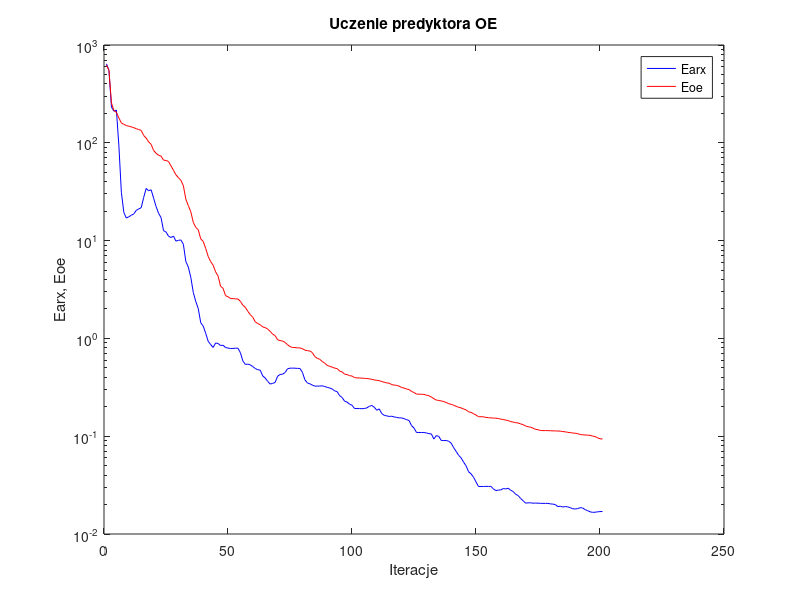
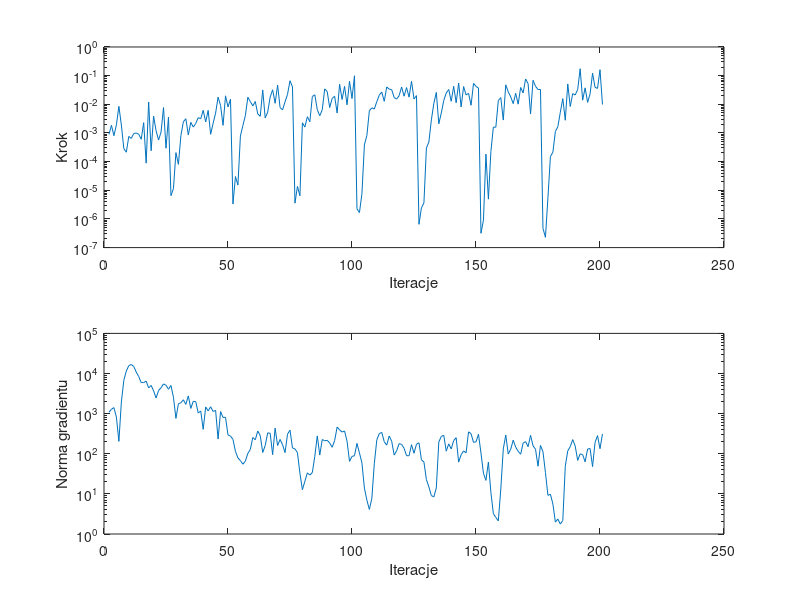

MATLAB code for these plots, in order:
%uczenie predyktora oe
clear all;
n=0; farx(n+1)=6.415284e+002; foe(n+1)=6.239208e+002; wspucz(n+1)=0.000000e+000; ng(n+1)=0.000000e+000;
%odnowa zmiennej metryki
n=1; farx(n+1)=5.488180e+002; foe(n+1)=5.505055e+002; krok(n+1)=8.898758e-004; ng(n+1)=1.078640e+003;
n=2; farx(n+1)=2.322902e+002; foe(n+1)=2.557334e+002; krok(n+1)=1.846469e-003; ng(n+1)=1.286221e+003;
n=3; farx(n+1)=2.103790e+002; foe(n+1)=2.130988e+002; krok(n+1)=8.011837e-004; ng(n+1)=1.414313e+003;
n=4; farx(n+1)=2.161848e+002; foe(n+1)=2.049016e+002; krok(n+1)=1.923079e-003; ng(n+1)=8.198351e+002;
n=5; farx(n+1)=9.316345e+001; foe(n+1)=1.794042e+002; krok(n+1)=8.494456e-003; ng(n+1)=2.036615e+002;
n=6; farx(n+1)=3.116018e+001; foe(n+1)=1.597028e+002; krok(n+1)=1.899828e-003; ng(n+1)=1.956209e+003;
n=7; farx(n+1)=1.938790e+001; foe(n+1)=1.543684e+002; krok(n+1)=2.834094e-004; ng(n+1)=6.802332e+003;
n=8; farx(n+1)=1.700137e+001; foe(n+1)=1.501289e+002; krok(n+1)=2.130969e-004; ng(n+1)=1.156451e+004;
n=9; farx(n+1)=1.751557e+001; foe(n+1)=1.479396e+002; krok(n+1)=7.581588e-004; ng(n+1)=1.570570e+004;
n=10; farx(n+1)=1.817495e+001; foe(n+1)=1.455408e+002; krok(n+1)=6.459813e-004; ng(n+1)=1.679430e+004;
n=11; farx(n+1)=1.873965e+001; foe(n+1)=1.429509e+002; krok(n+1)=9.589643e-004; ng(n+1)=1.492973e+004;
n=12; farx(n+1)=2.033497e+001; foe(n+1)=1.392128e+002; krok(n+1)=9.917166e-004; ng(n+1)=1.086642e+004;
n=13; farx(n+1)=2.109823e+001; foe(n+1)=1.368057e+002; krok(n+1)=9.064776e-004; ng(n+1)=8.384499e+003;
n=14; farx(n+1)=2.169373e+001; foe(n+1)=1.337580e+002; krok(n+1)=6.037139e-004; ng(n+1)=5.954421e+003;
n=15; farx(n+1)=2.760572e+001; foe(n+1)=1.187570e+002; krok(n+1)=2.293321e-003; ng(n+1)=5.950740e+003;
n=16; farx(n+1)=3.415921e+001; foe(n+1)=1.117383e+002; krok(n+1)=8.835935e-005; ng(n+1)=6.465767e+003;
n=17; farx(n+1)=3.231592e+001; foe(n+1)=1.021961e+002; krok(n+1)=1.204622e-002; ng(n+1)=4.368432e+003;
n=18; farx(n+1)=3.307594e+001; foe(n+1)=9.641064e+001; krok(n+1)=2.397411e-004; ng(n+1)=5.053994e+003;
n=19; farx(n+1)=2.718425e+001; foe(n+1)=8.358756e+001; krok(n+1)=3.856372e-003; ng(n+1)=3.696357e+003;
n=20; farx(n+1)=2.231230e+001; foe(n+1)=7.805621e+001; krok(n+1)=1.190370e-003; ng(n+1)=2.453824e+003;
n=21; farx(n+1)=1.905665e+001; foe(n+1)=7.462246e+001; krok(n+1)=5.653272e-004; ng(n+1)=3.773137e+003;
n=22; farx(n+1)=1.719912e+001; foe(n+1)=7.312833e+001; krok(n+1)=1.072587e-003; ng(n+1)=4.414077e+003;
n=23; farx(n+1)=1.264756e+001; foe(n+1)=6.650522e+001; krok(n+1)=7.702766e-003; ng(n+1)=5.508075e+003;
n=24; farx(n+1)=1.224261e+001; foe(n+1)=6.598564e+001; krok(n+1)=2.929807e-004; ng(n+1)=5.097987e+003;
n=25; farx(n+1)=1.111712e+001; foe(n+1)=6.438448e+001; krok(n+1)=3.544455e-003; ng(n+1)=4.051388e+003;
%odnowa zmiennej metryki
n=26; farx(n+1)=1.074911e+001; foe(n+1)=5.820985e+001; krok(n+1)=6.482851e-006; ng(n+1)=5.040781e+003;
n=27; farx(n+1)=1.112429e+001; foe(n+1)=5.236599e+001; krok(n+1)=1.143043e-005; ng(n+1)=2.571429e+003;
n=28; farx(n+1)=9.885779e+000; foe(n+1)=4.710398e+001; krok(n+1)=2.057254e-004; ng(n+1)=7.608008e+002;
n=29; farx(n+1)=1.005746e+001; foe(n+1)=4.404029e+001; krok(n+1)=8.027267e-005; ng(n+1)=1.755832e+003;
n=30; farx(n+1)=1.015399e+001; foe(n+1)=4.134847e+001; krok(n+1)=8.031637e-004; ng(n+1)=1.874997e+003;
n=31; farx(n+1)=9.185253e+000; foe(n+1)=3.638356e+001; krok(n+1)=2.456077e-003; ng(n+1)=2.217243e+003;
n=32; farx(n+1)=6.112616e+000; foe(n+1)=2.655168e+001; krok(n+1)=3.135616e-003; ng(n+1)=1.699890e+003;
n=33; farx(n+1)=5.365653e+000; foe(n+1)=2.276466e+001; krok(n+1)=8.540993e-004; ng(n+1)=2.769430e+003;
n=34; farx(n+1)=4.214027e+000; foe(n+1)=1.970855e+001; krok(n+1)=2.339183e-003; ng(n+1)=1.349932e+003;
n=35; farx(n+1)=2.953180e+000; foe(n+1)=1.538063e+001; krok(n+1)=1.605669e-003; ng(n+1)=2.036517e+003;
n=36; farx(n+1)=2.387474e+000; foe(n+1)=1.366835e+001; krok(n+1)=2.156451e-003; ng(n+1)=1.982852e+003;
n=37; farx(n+1)=2.020043e+000; foe(n+1)=1.291435e+001; krok(n+1)=3.426502e-003; ng(n+1)=1.037086e+003;
n=38; farx(n+1)=1.448207e+000; foe(n+1)=1.041367e+001; krok(n+1)=3.137471e-003; ng(n+1)=1.162555e+003;
n=39; farx(n+1)=1.336539e+000; foe(n+1)=9.812761e+000; krok(n+1)=6.193383e-003; ng(n+1)=4.067629e+002;
n=40; farx(n+1)=1.129258e+000; foe(n+1)=8.324468e+000; krok(n+1)=2.426196e-003; ng(n+1)=1.470826e+003;
n=41; farx(n+1)=9.347494e-001; foe(n+1)=6.895383e+000; krok(n+1)=6.130766e-003; ng(n+1)=1.170563e+003;
n=42; farx(n+1)=8.652232e-001; foe(n+1)=6.100596e+000; krok(n+1)=8.989595e-004; ng(n+1)=1.485105e+003;
n=43; farx(n+1)=8.079459e-001; foe(n+1)=5.607729e+000; krok(n+1)=2.199930e-003; ng(n+1)=1.131649e+003;
n=44; farx(n+1)=8.973340e-001; foe(n+1)=4.792648e+000; krok(n+1)=4.914651e-003; ng(n+1)=1.206661e+003;
n=45; farx(n+1)=8.875538e-001; foe(n+1)=4.333418e+000; krok(n+1)=1.776017e-002; ng(n+1)=2.325926e+002;
n=46; farx(n+1)=8.454656e-001; foe(n+1)=3.411705e+000; krok(n+1)=9.175071e-003; ng(n+1)=1.129129e+003;
n=47; farx(n+1)=8.513481e-001; foe(n+1)=3.258453e+000; krok(n+1)=1.846469e-003; ng(n+1)=8.019801e+002;
n=48; farx(n+1)=8.071130e-001; foe(n+1)=2.738377e+000; krok(n+1)=1.975828e-002; ng(n+1)=8.121474e+002;
n=49; farx(n+1)=7.962900e-001; foe(n+1)=2.667341e+000; krok(n+1)=8.130648e-003; ng(n+1)=2.934230e+002;
n=50; farx(n+1)=7.890582e-001; foe(n+1)=2.560855e+000; krok(n+1)=1.496365e-002; ng(n+1)=2.762816e+002;
%odnowa zmiennej metryki
n=51; farx(n+1)=7.893420e-001; foe(n+1)=2.550863e+000; krok(n+1)=3.310122e-006; ng(n+1)=2.288644e+002;
n=52; farx(n+1)=7.937364e-001; foe(n+1)=2.535264e+000; krok(n+1)=3.012115e-005; ng(n+1)=1.150772e+002;
n=53; farx(n+1)=7.951559e-001; foe(n+1)=2.531384e+000; krok(n+1)=1.515170e-005; ng(n+1)=7.884149e+001;
n=54; farx(n+1)=7.131430e-001; foe(n+1)=2.391653e+000; krok(n+1)=7.821151e-004; ng(n+1)=6.755926e+001;
n=55; farx(n+1)=5.875310e-001; foe(n+1)=2.184976e+000; krok(n+1)=1.812955e-003; ng(n+1)=5.489859e+001;
n=56; farx(n+1)=5.419399e-001; foe(n+1)=2.077402e+000; krok(n+1)=4.055547e-003; ng(n+1)=6.522789e+001;
n=57; farx(n+1)=5.460047e-001; foe(n+1)=1.889234e+000; krok(n+1)=1.767909e-002; ng(n+1)=1.021384e+002;
n=58; farx(n+1)=5.363935e-001; foe(n+1)=1.745501e+000; krok(n+1)=1.238474e-002; ng(n+1)=1.281218e+002;
n=59; farx(n+1)=5.150015e-001; foe(n+1)=1.646255e+000; krok(n+1)=8.806488e-003; ng(n+1)=2.542207e+002;
n=60; farx(n+1)=4.922568e-001; foe(n+1)=1.475432e+000; krok(n+1)=1.251384e-002; ng(n+1)=2.228495e+002;
n=61; farx(n+1)=4.786504e-001; foe(n+1)=1.418135e+000; krok(n+1)=4.611188e-003; ng(n+1)=3.690977e+002;
n=62; farx(n+1)=4.731435e-001; foe(n+1)=1.379233e+000; krok(n+1)=3.813746e-003; ng(n+1)=2.837319e+002;
n=63; farx(n+1)=4.134408e-001; foe(n+1)=1.310310e+000; krok(n+1)=3.172714e-002; ng(n+1)=1.074224e+002;
n=64; farx(n+1)=3.936104e-001; foe(n+1)=1.289856e+000; krok(n+1)=3.340601e-003; ng(n+1)=1.604691e+002;
n=65; farx(n+1)=3.638369e-001; foe(n+1)=1.246177e+000; krok(n+1)=5.320104e-003; ng(n+1)=3.315481e+002;
n=66; farx(n+1)=3.414739e-001; foe(n+1)=1.180076e+000; krok(n+1)=1.785641e-002; ng(n+1)=3.237658e+002;
n=67; farx(n+1)=3.465398e-001; foe(n+1)=1.105815e+000; krok(n+1)=3.211609e-002; ng(n+1)=9.492545e+001;
n=68; farx(n+1)=3.549188e-001; foe(n+1)=1.067547e+000; krok(n+1)=1.086709e-002; ng(n+1)=4.354778e+002;
n=69; farx(n+1)=4.107518e-001; foe(n+1)=9.687530e-001; krok(n+1)=4.663470e-002; ng(n+1)=1.599141e+002;
n=70; farx(n+1)=4.274311e-001; foe(n+1)=9.503193e-001; krok(n+1)=7.662549e-003; ng(n+1)=2.275576e+002;
n=71; farx(n+1)=4.303311e-001; foe(n+1)=9.396809e-001; krok(n+1)=6.409470e-003; ng(n+1)=1.677941e+002;
n=72; farx(n+1)=4.473689e-001; foe(n+1)=9.098929e-001; krok(n+1)=1.219985e-002; ng(n+1)=1.065861e+002;
n=73; farx(n+1)=4.891843e-001; foe(n+1)=8.621050e-001; krok(n+1)=2.223039e-002; ng(n+1)=3.077642e+002;
n=74; farx(n+1)=4.964039e-001; foe(n+1)=8.249321e-001; krok(n+1)=6.640781e-002; ng(n+1)=3.880004e+002;
n=75; farx(n+1)=4.965560e-001; foe(n+1)=8.085636e-001; krok(n+1)=4.017657e-002; ng(n+1)=1.395774e+002;
%odnowa zmiennej metryki
n=76; farx(n+1)=4.960561e-001; foe(n+1)=8.061064e-001; krok(n+1)=3.559307e-006; ng(n+1)=1.316072e+002;
n=77; farx(n+1)=4.934530e-001; foe(n+1)=8.000424e-001; krok(n+1)=1.361457e-005; ng(n+1)=1.068829e+002;
n=78; farx(n+1)=4.931315e-001; foe(n+1)=7.998162e-001; krok(n+1)=6.418212e-006; ng(n+1)=3.248863e+001;
n=79; farx(n+1)=4.501209e-001; foe(n+1)=7.842012e-001; krok(n+1)=2.261309e-003; ng(n+1)=1.273055e+001;
n=80; farx(n+1)=3.780468e-001; foe(n+1)=7.584852e-001; krok(n+1)=1.605669e-003; ng(n+1)=2.061111e+001;
n=81; farx(n+1)=3.501787e-001; foe(n+1)=7.488665e-001; krok(n+1)=3.683227e-003; ng(n+1)=3.347020e+001;
n=82; farx(n+1)=3.436927e-001; foe(n+1)=7.436430e-001; krok(n+1)=2.456077e-003; ng(n+1)=2.940342e+001;
n=83; farx(n+1)=3.330854e-001; foe(n+1)=7.172205e-001; krok(n+1)=1.861441e-002; ng(n+1)=3.402732e+001;
n=84; farx(n+1)=3.251271e-001; foe(n+1)=6.513295e-001; krok(n+1)=2.160287e-002; ng(n+1)=8.642288e+001;
n=85; farx(n+1)=3.252009e-001; foe(n+1)=6.260961e-001; krok(n+1)=6.518600e-003; ng(n+1)=2.787736e+002;
n=86; farx(n+1)=3.255280e-001; foe(n+1)=6.112690e-001; krok(n+1)=3.985480e-003; ng(n+1)=9.271272e+001;
n=87; farx(n+1)=3.277213e-001; foe(n+1)=5.813547e-001; krok(n+1)=6.446985e-003; ng(n+1)=2.262484e+002;
n=88; farx(n+1)=3.221271e-001; foe(n+1)=5.584381e-001; krok(n+1)=3.459187e-002; ng(n+1)=2.107539e+002;
n=89; farx(n+1)=3.159803e-001; foe(n+1)=5.302674e-001; krok(n+1)=2.788178e-002; ng(n+1)=2.158353e+002;
n=90; farx(n+1)=3.109538e-001; foe(n+1)=5.175577e-001; krok(n+1)=7.692316e-003; ng(n+1)=1.858923e+002;
n=91; farx(n+1)=3.042635e-001; foe(n+1)=5.088678e-001; krok(n+1)=1.604627e-002; ng(n+1)=1.451214e+002;
n=92; farx(n+1)=2.908028e-001; foe(n+1)=4.964168e-001; krok(n+1)=1.904592e-002; ng(n+1)=2.129440e+002;
n=93; farx(n+1)=2.855681e-001; foe(n+1)=4.913933e-001; krok(n+1)=4.969883e-003; ng(n+1)=4.620898e+002;
n=94; farx(n+1)=2.600559e-001; foe(n+1)=4.633198e-001; krok(n+1)=5.005537e-002; ng(n+1)=3.940361e+002;
n=95; farx(n+1)=2.491411e-001; foe(n+1)=4.545431e-001; krok(n+1)=1.470844e-002; ng(n+1)=3.472988e+002;
n=96; farx(n+1)=2.282045e-001; foe(n+1)=4.312610e-001; krok(n+1)=4.215364e-002; ng(n+1)=3.696655e+002;
n=97; farx(n+1)=2.233786e-001; foe(n+1)=4.263062e-001; krok(n+1)=9.618292e-003; ng(n+1)=2.053103e+002;
n=98; farx(n+1)=2.126439e-001; foe(n+1)=4.164264e-001; krok(n+1)=6.345766e-002; ng(n+1)=6.459666e+001;
n=99; farx(n+1)=2.072867e-001; foe(n+1)=4.122934e-001; krok(n+1)=1.586441e-002; ng(n+1)=8.606504e+001;
n=100; farx(n+1)=1.921277e-001; foe(n+1)=3.976547e-001; krok(n+1)=9.909413e-002; ng(n+1)=8.897198e+001;
%odnowa zmiennej metryki
n=101; farx(n+1)=1.918109e-001; foe(n+1)=3.946206e-001; krok(n+1)=2.258709e-006; ng(n+1)=1.814303e+002;
n=102; farx(n+1)=1.916799e-001; foe(n+1)=3.937687e-001; krok(n+1)=1.666364e-006; ng(n+1)=1.050566e+002;
n=103; farx(n+1)=1.911810e-001; foe(n+1)=3.924507e-001; krok(n+1)=7.559406e-006; ng(n+1)=5.920239e+001;
n=104; farx(n+1)=1.919955e-001; foe(n+1)=3.902666e-001; krok(n+1)=3.831728e-004; ng(n+1)=1.390018e+001;
n=105; farx(n+1)=1.948305e-001; foe(n+1)=3.889382e-001; krok(n+1)=8.229017e-004; ng(n+1)=6.991690e+000;
n=106; farx(n+1)=2.023468e-001; foe(n+1)=3.857157e-001; krok(n+1)=5.945944e-003; ng(n+1)=4.094409e+000;
n=107; farx(n+1)=2.060687e-001; foe(n+1)=3.816850e-001; krok(n+1)=7.530795e-003; ng(n+1)=7.743543e+000;
n=108; farx(n+1)=1.976921e-001; foe(n+1)=3.757945e-001; krok(n+1)=6.854056e-003; ng(n+1)=5.705927e+001;
n=109; farx(n+1)=1.841738e-001; foe(n+1)=3.729056e-001; krok(n+1)=1.238474e-002; ng(n+1)=2.220308e+002;
n=110; farx(n+1)=1.900818e-001; foe(n+1)=3.695889e-001; krok(n+1)=2.082971e-002; ng(n+1)=3.175701e+002;
n=111; farx(n+1)=1.702731e-001; foe(n+1)=3.622198e-001; krok(n+1)=2.679765e-002; ng(n+1)=3.405850e+002;
n=112; farx(n+1)=1.634721e-001; foe(n+1)=3.561315e-001; krok(n+1)=1.269968e-002; ng(n+1)=1.993242e+002;
n=113; farx(n+1)=1.613649e-001; foe(n+1)=3.505961e-001; krok(n+1)=4.030924e-002; ng(n+1)=1.638764e+002;
n=114; farx(n+1)=1.592106e-001; foe(n+1)=3.485399e-001; krok(n+1)=3.377159e-002; ng(n+1)=2.772232e+002;
n=115; farx(n+1)=1.601128e-001; foe(n+1)=3.365817e-001; krok(n+1)=3.251545e-002; ng(n+1)=2.056036e+002;
n=116; farx(n+1)=1.574016e-001; foe(n+1)=3.335009e-001; krok(n+1)=1.729594e-002; ng(n+1)=9.303699e+001;
n=117; farx(n+1)=1.557448e-001; foe(n+1)=3.305706e-001; krok(n+1)=1.517118e-002; ng(n+1)=1.184178e+002;
n=118; farx(n+1)=1.539142e-001; foe(n+1)=3.251015e-001; krok(n+1)=2.000182e-002; ng(n+1)=1.789630e+002;
n=119; farx(n+1)=1.539055e-001; foe(n+1)=3.145005e-001; krok(n+1)=4.028924e-002; ng(n+1)=1.709792e+002;
n=120; farx(n+1)=1.510846e-001; foe(n+1)=3.106917e-001; krok(n+1)=1.916842e-002; ng(n+1)=1.369047e+002;
n=121; farx(n+1)=1.477627e-001; foe(n+1)=3.036721e-001; krok(n+1)=3.832769e-002; ng(n+1)=8.951591e+001;
n=122; farx(n+1)=1.447873e-001; foe(n+1)=3.004246e-001; krok(n+1)=1.776017e-002; ng(n+1)=8.920266e+001;
n=123; farx(n+1)=1.284225e-001; foe(n+1)=2.867709e-001; krok(n+1)=6.345766e-002; ng(n+1)=1.681641e+002;
n=124; farx(n+1)=1.213223e-001; foe(n+1)=2.797759e-001; krok(n+1)=1.534343e-002; ng(n+1)=1.029150e+002;
n=125; farx(n+1)=1.092224e-001; foe(n+1)=2.698004e-001; krok(n+1)=2.008899e-002; ng(n+1)=1.733068e+002;
%odnowa zmiennej metryki
n=126; farx(n+1)=1.092043e-001; foe(n+1)=2.688614e-001; krok(n+1)=6.488331e-007; ng(n+1)=1.877211e+002;
n=127; farx(n+1)=1.091421e-001; foe(n+1)=2.683336e-001; krok(n+1)=2.441629e-006; ng(n+1)=7.091763e+001;
n=128; farx(n+1)=1.089488e-001; foe(n+1)=2.677814e-001; krok(n+1)=3.632716e-006; ng(n+1)=6.233853e+001;
n=129; farx(n+1)=1.080875e-001; foe(n+1)=2.627404e-001; krok(n+1)=2.992546e-004; ng(n+1)=2.270462e+001;
n=130; farx(n+1)=1.061693e-001; foe(n+1)=2.593261e-001; krok(n+1)=4.838020e-004; ng(n+1)=1.489248e+001;
n=131; farx(n+1)=1.055743e-001; foe(n+1)=2.516902e-001; krok(n+1)=2.855545e-003; ng(n+1)=9.083785e+000;
n=132; farx(n+1)=9.354595e-002; foe(n+1)=2.418735e-001; krok(n+1)=1.082825e-002; ng(n+1)=8.391220e+000;
n=133; farx(n+1)=1.014815e-001; foe(n+1)=2.342015e-001; krok(n+1)=2.602503e-002; ng(n+1)=1.408520e+001;
n=134; farx(n+1)=9.954783e-002; foe(n+1)=2.319022e-001; krok(n+1)=2.087697e-003; ng(n+1)=1.967515e+002;
n=135; farx(n+1)=9.043205e-002; foe(n+1)=2.295068e-001; krok(n+1)=4.935931e-003; ng(n+1)=2.698449e+002;
n=136; farx(n+1)=9.024451e-002; foe(n+1)=2.259964e-001; krok(n+1)=1.360047e-002; ng(n+1)=2.891389e+002;
n=137; farx(n+1)=9.046892e-002; foe(n+1)=2.213708e-001; krok(n+1)=2.476948e-002; ng(n+1)=1.162897e+002;
n=138; farx(n+1)=8.875721e-002; foe(n+1)=2.151323e-001; krok(n+1)=3.300845e-002; ng(n+1)=1.761915e+002;
n=139; farx(n+1)=8.486021e-002; foe(n+1)=2.116034e-001; krok(n+1)=1.274938e-002; ng(n+1)=1.320966e+002;
n=140; farx(n+1)=7.626012e-002; foe(n+1)=2.072483e-001; krok(n+1)=4.256083e-002; ng(n+1)=2.128557e+002;
n=141; farx(n+1)=6.994713e-002; foe(n+1)=2.021172e-001; krok(n+1)=1.131000e-002; ng(n+1)=2.511288e+002;
n=142; farx(n+1)=6.370975e-002; foe(n+1)=1.973912e-001; krok(n+1)=5.536470e-002; ng(n+1)=6.199404e+001;
n=143; farx(n+1)=6.004472e-002; foe(n+1)=1.946548e-001; krok(n+1)=8.092699e-003; ng(n+1)=9.430932e+001;
n=144; farx(n+1)=5.423449e-002; foe(n+1)=1.897602e-001; krok(n+1)=4.149438e-002; ng(n+1)=1.176754e+002;
n=145; farx(n+1)=4.977925e-002; foe(n+1)=1.857511e-001; krok(n+1)=2.127270e-002; ng(n+1)=1.053556e+002;
n=146; farx(n+1)=4.333032e-002; foe(n+1)=1.776805e-001; krok(n+1)=2.410544e-002; ng(n+1)=3.521048e+002;
n=147; farx(n+1)=4.122047e-002; foe(n+1)=1.751443e-001; krok(n+1)=9.272034e-003; ng(n+1)=3.152841e+002;
n=148; farx(n+1)=3.809615e-002; foe(n+1)=1.699099e-001; krok(n+1)=5.360061e-002; ng(n+1)=1.925792e+002;
n=149; farx(n+1)=3.413904e-002; foe(n+1)=1.646524e-001; krok(n+1)=4.215364e-002; ng(n+1)=1.981619e+002;
n=150; farx(n+1)=3.061195e-002; foe(n+1)=1.582097e-001; krok(n+1)=3.687875e-002; ng(n+1)=3.065686e+002;
%odnowa zmiennej metryki
n=151; farx(n+1)=3.061452e-002; foe(n+1)=1.580798e-001; krok(n+1)=3.159773e-007; ng(n+1)=1.043477e+002;
n=152; farx(n+1)=3.061519e-002; foe(n+1)=1.580483e-001; krok(n+1)=9.006143e-007; ng(n+1)=3.267318e+001;
n=153; farx(n+1)=3.070916e-002; foe(n+1)=1.555028e-001; krok(n+1)=1.821736e-004; ng(n+1)=2.168444e+001;
n=154; farx(n+1)=3.064084e-002; foe(n+1)=1.547214e-001; krok(n+1)=4.910098e-006; ng(n+1)=6.220161e+001;
n=155; farx(n+1)=3.072177e-002; foe(n+1)=1.538514e-001; krok(n+1)=2.247378e-004; ng(n+1)=1.090090e+001;
n=156; farx(n+1)=2.895972e-002; foe(n+1)=1.532580e-001; krok(n+1)=1.594331e-003; ng(n+1)=3.216787e+000;
n=157; farx(n+1)=2.778336e-002; foe(n+1)=1.528923e-001; krok(n+1)=1.587460e-003; ng(n+1)=2.586350e+000;
n=158; farx(n+1)=2.813712e-002; foe(n+1)=1.516693e-001; krok(n+1)=1.351485e-002; ng(n+1)=2.123738e+000;
n=159; farx(n+1)=2.823527e-002; foe(n+1)=1.494989e-001; krok(n+1)=1.713076e-002; ng(n+1)=1.323399e+001;
n=160; farx(n+1)=2.917195e-002; foe(n+1)=1.481164e-001; krok(n+1)=2.817506e-003; ng(n+1)=1.315755e+002;
n=161; farx(n+1)=2.888581e-002; foe(n+1)=1.461117e-001; krok(n+1)=4.774286e-002; ng(n+1)=2.930173e+002;
n=162; farx(n+1)=2.938114e-002; foe(n+1)=1.443634e-001; krok(n+1)=2.727319e-002; ng(n+1)=9.861454e+001;
n=163; farx(n+1)=2.798339e-002; foe(n+1)=1.411968e-001; krok(n+1)=1.815661e-002; ng(n+1)=1.299812e+002;
n=164; farx(n+1)=2.715798e-002; foe(n+1)=1.393818e-001; krok(n+1)=1.056509e-002; ng(n+1)=2.185035e+002;
n=165; farx(n+1)=2.550171e-002; foe(n+1)=1.375419e-001; krok(n+1)=2.414071e-002; ng(n+1)=1.462040e+002;
n=166; farx(n+1)=2.472280e-002; foe(n+1)=1.365379e-001; krok(n+1)=1.012568e-002; ng(n+1)=1.152551e+002;
n=167; farx(n+1)=2.308740e-002; foe(n+1)=1.335719e-001; krok(n+1)=3.864513e-002; ng(n+1)=9.727408e+001;
n=168; farx(n+1)=2.189040e-002; foe(n+1)=1.313003e-001; krok(n+1)=2.490870e-002; ng(n+1)=1.845757e+002;
n=169; farx(n+1)=2.066897e-002; foe(n+1)=1.270832e-001; krok(n+1)=7.667368e-002; ng(n+1)=2.005176e+002;
n=170; farx(n+1)=2.083631e-002; foe(n+1)=1.250231e-001; krok(n+1)=5.286105e-002; ng(n+1)=1.502472e+002;
n=171; farx(n+1)=2.084485e-002; foe(n+1)=1.236976e-001; krok(n+1)=4.563662e-003; ng(n+1)=2.878175e+002;
n=172; farx(n+1)=2.065977e-002; foe(n+1)=1.208923e-001; krok(n+1)=6.907323e-002; ng(n+1)=1.575998e+002;
n=173; farx(n+1)=2.070470e-002; foe(n+1)=1.174378e-001; krok(n+1)=4.235232e-002; ng(n+1)=1.297809e+002;
n=174; farx(n+1)=2.067206e-002; foe(n+1)=1.164997e-001; krok(n+1)=3.277333e-002; ng(n+1)=4.886069e+001;
n=175; farx(n+1)=2.057281e-002; foe(n+1)=1.143479e-001; krok(n+1)=3.280985e-002; ng(n+1)=1.611339e+002;
%odnowa zmiennej metryki
n=176; farx(n+1)=2.057208e-002; foe(n+1)=1.141591e-001; krok(n+1)=4.698301e-007; ng(n+1)=1.128518e+002;
n=177; farx(n+1)=2.057174e-002; foe(n+1)=1.141459e-001; krok(n+1)=2.282719e-007; ng(n+1)=3.391839e+001;
n=178; farx(n+1)=2.055963e-002; foe(n+1)=1.141295e-001; krok(n+1)=5.476369e-006; ng(n+1)=9.192726e+000;
n=179; farx(n+1)=2.032581e-002; foe(n+1)=1.136568e-001; krok(n+1)=1.494724e-004; ng(n+1)=9.802972e+000;
n=180; farx(n+1)=2.022515e-002; foe(n+1)=1.134247e-001; krok(n+1)=2.125074e-004; ng(n+1)=5.623746e+000;
n=181; farx(n+1)=1.996012e-002; foe(n+1)=1.132921e-001; krok(n+1)=1.118523e-003; ng(n+1)=1.985381e+000;
n=182; farx(n+1)=1.904922e-002; foe(n+1)=1.130163e-001; krok(n+1)=1.651908e-003; ng(n+1)=2.357912e+000;
n=183; farx(n+1)=1.923827e-002; foe(n+1)=1.125859e-001; krok(n+1)=5.294040e-003; ng(n+1)=1.765664e+000;
n=184; farx(n+1)=1.887520e-002; foe(n+1)=1.115276e-001; krok(n+1)=1.576669e-002; ng(n+1)=2.173451e+000;
n=185; farx(n+1)=1.907462e-002; foe(n+1)=1.108600e-001; krok(n+1)=2.778799e-003; ng(n+1)=4.918491e+001;
n=186; farx(n+1)=1.894128e-002; foe(n+1)=1.095202e-001; krok(n+1)=5.140248e-002; ng(n+1)=1.178730e+002;
n=187; farx(n+1)=1.857277e-002; foe(n+1)=1.087667e-001; krok(n+1)=8.383236e-003; ng(n+1)=1.509202e+002;
n=188; farx(n+1)=1.814336e-002; foe(n+1)=1.078558e-001; krok(n+1)=2.366103e-002; ng(n+1)=2.254794e+002;
n=189; farx(n+1)=1.801500e-002; foe(n+1)=1.072287e-001; krok(n+1)=2.107682e-002; ng(n+1)=1.556815e+002;
n=190; farx(n+1)=1.818879e-002; foe(n+1)=1.063768e-001; krok(n+1)=3.280985e-002; ng(n+1)=6.834049e+001;
n=191; farx(n+1)=1.858866e-002; foe(n+1)=1.039223e-001; krok(n+1)=1.746541e-001; ng(n+1)=9.957447e+001;
n=192; farx(n+1)=1.845403e-002; foe(n+1)=1.034569e-001; krok(n+1)=1.394089e-002; ng(n+1)=9.520589e+001;
n=193; farx(n+1)=1.775390e-002; foe(n+1)=1.029521e-001; krok(n+1)=3.750153e-002; ng(n+1)=6.287287e+001;
n=194; farx(n+1)=1.734356e-002; foe(n+1)=1.025291e-001; krok(n+1)=1.165911e-002; ng(n+1)=1.313230e+002;
n=195; farx(n+1)=1.686096e-002; foe(n+1)=1.020005e-001; krok(n+1)=2.307159e-002; ng(n+1)=1.350614e+002;
n=196; farx(n+1)=1.665727e-002; foe(n+1)=1.003480e-001; krok(n+1)=1.215890e-001; ng(n+1)=4.785121e+001;
n=197; farx(n+1)=1.669048e-002; foe(n+1)=9.928058e-002; krok(n+1)=3.907153e-002; ng(n+1)=1.906806e+002;
n=198; farx(n+1)=1.685865e-002; foe(n+1)=9.620708e-002; krok(n+1)=3.582758e-002; ng(n+1)=2.830554e+002;
n=199; farx(n+1)=1.694166e-002; foe(n+1)=9.417277e-002; krok(n+1)=1.611570e-001; ng(n+1)=1.334243e+002;
n=200; farx(n+1)=1.700954e-002; foe(n+1)=9.355746e-002; krok(n+1)=9.871862e-003; ng(n+1)=3.123257e+002;

figure; semilogy(farx,'b'); hold on; semilogy(foe,'r'); xlabel('Iteracje'); ylabel('Earx, Eoe'); legend('Earx','Eoe'); title('Uczenie predyktora OE');
figure; subplot(2,1,1); semilogy(krok); xlabel('Iteracje'); ylabel('Krok');
subplot(2,1,2); semilogy(ng); xlabel('Iteracje'); ylabel('Norma gradientu');
Earx=farx(n+1)
Eoe=foe(n+1)
